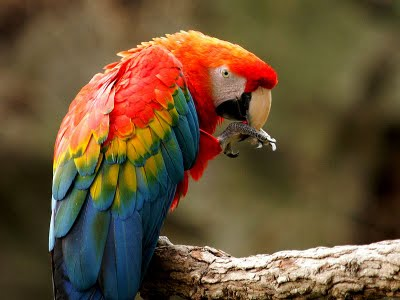
//> input picture pid-ifce/resources/arara.jpg, 400 x 300 px
$ ./main   (built with g++ and OpenCV 4)
//> lines starting //> are read from the running program, lines starting //| are printed output that depends on the picture; after the words box and inside, x2 and y2 are one past the last pixel; in counts of white or black regions, pixels touching at a corner belong together
#include <iostream>
#include <opencv2/imgcodecs.hpp>
#include <opencv2/highgui.hpp>
#include <opencv2/imgproc.hpp>

using namespace cv;
using namespace std;

void displayImage();
void displayVideo();
void displayWebcam();
void imageEffect();

int main(int, char**)
{
    imageEffect();

    return 0;
}

// [48 lines left out: functions displayImage, displayVideo, displayWebcam, not called in this run]

void imageEffect()
{
    string imagePath = "./resources/arara.jpg";
    Mat imgOriginal = imread(imagePath);
//> imgOriginal is the input picture: 300 rows x 400 cols, CV_8UC3; mean B, G, R 54.4, 82.8, 105.2
    Mat imgGray, imgBlur, imgCanny;

    cvtColor(imgOriginal, imgGray, COLOR_BGR2GRAY);
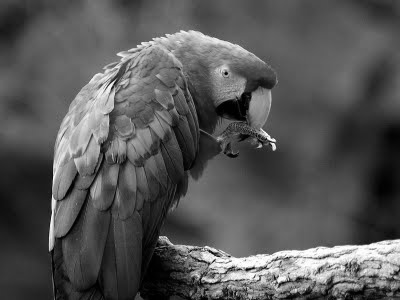
//> imgGray: 300 rows x 400 cols, CV_8UC1; min 0, max 255, mean 86.3
    GaussianBlur(imgOriginal, imgBlur, Size(3,3), 3, 0);
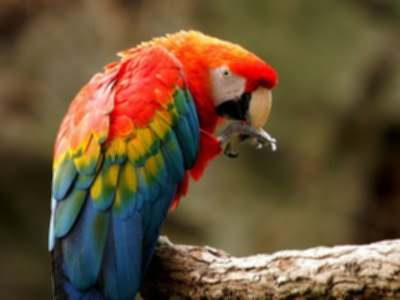
//> imgBlur: 300 rows x 400 cols, CV_8UC3; mean B, G, R 54.4, 82.8, 105.2
    Canny(imgBlur, imgCanny, 50, 150);
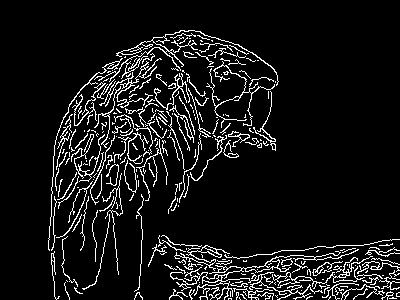
//> imgCanny: 300 rows x 400 cols, CV_8UC1; 8.6% white in thin lines or dots, all inside (x1, y1, x2, y2) = (48, 30, 400, 300)

    imshow("Original", imgOriginal);
    imshow("Image Gray", imgGray);
    imshow("Image Blur", imgBlur);
    imshow("Image Canny", imgCanny);

    waitKey(0);
}

$ run again, with pid-ifce/resources/breast.tif saved as pid-ifce/resources/arara.jpg
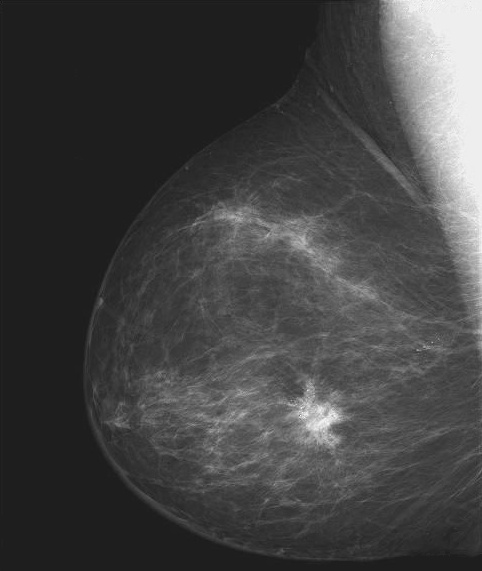
//> input picture pid-ifce/resources/breast.tif, 482 x 571 px
//> in imageEffect, imgOriginal is the input picture: 571 rows x 482 cols, CV_8UC3; min 19, max 255, mean 66.7
//> in imageEffect, `Canny(imgBlur, imgCanny, 50, 150);`:
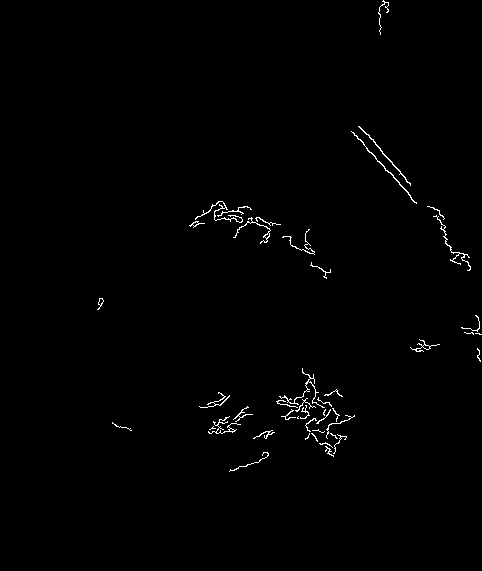
//> imgCanny: 571 rows x 482 cols, CV_8UC1; 0.8% white in thin lines or dots, all inside (x1, y1, x2, y2) = (97, 0, 482, 472)
